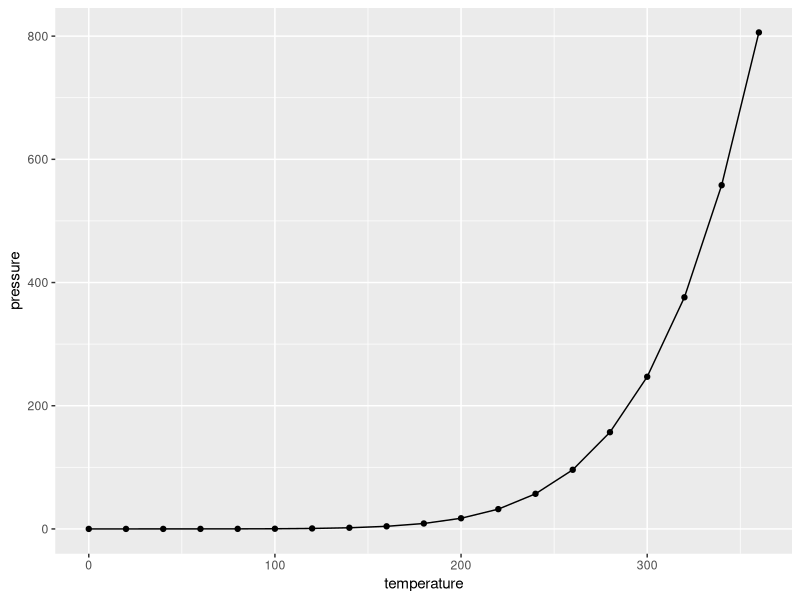
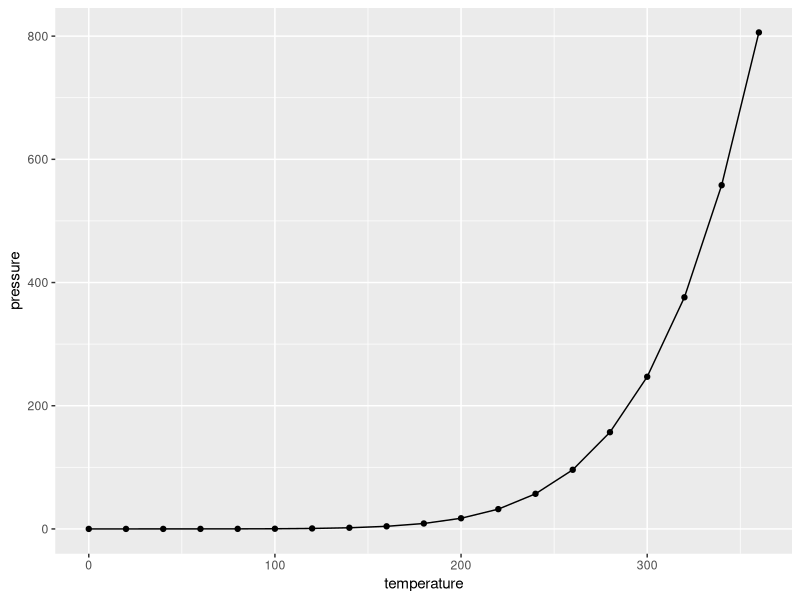
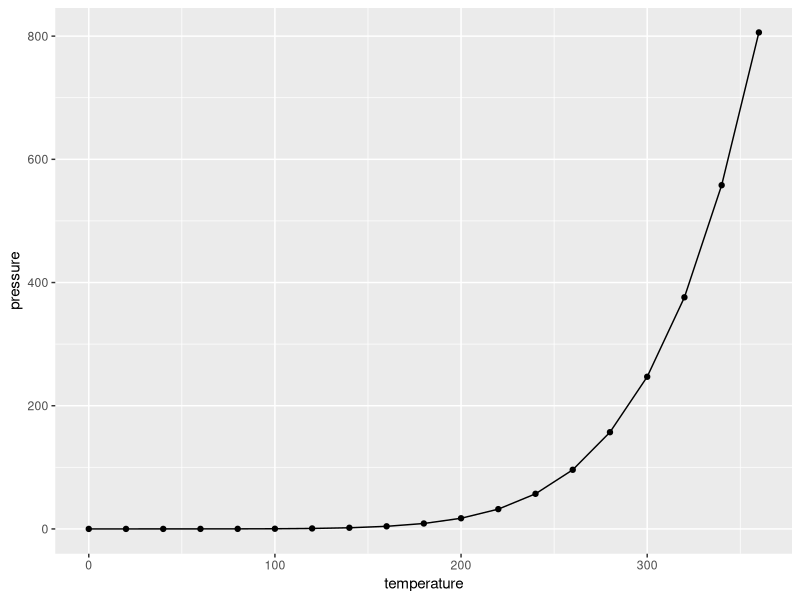

The R source for these figures, in order:
## ---- chunk 1
knitr::opts_chunk$set(echo = TRUE)
## ---- chunk 2
data("pressure") # a dataset built into R
head(pressure)
## ---- chunk 3
head(pressure)
## ---- chunk 4
library(ggplot2);
ggplot(data = pressure, aes(x = temperature, y = pressure)) + 
  geom_point() + 
  geom_line()
## ---- chunk 5
ggplot(data = pressure, aes(x = temperature, y = pressure)) + 
  geom_point() + 
  geom_line()
## ---- chunk 6
ggplot(data = pressure, aes(x = temperature, y = pressure)) + 
  geom_point() + 
  geom_line()
